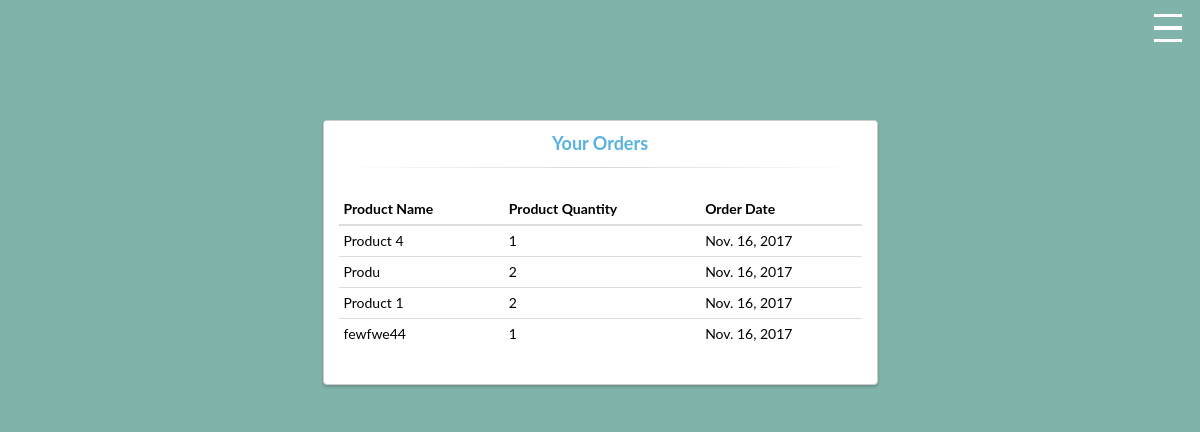
The app's page /myorders/ (signed in), older data.
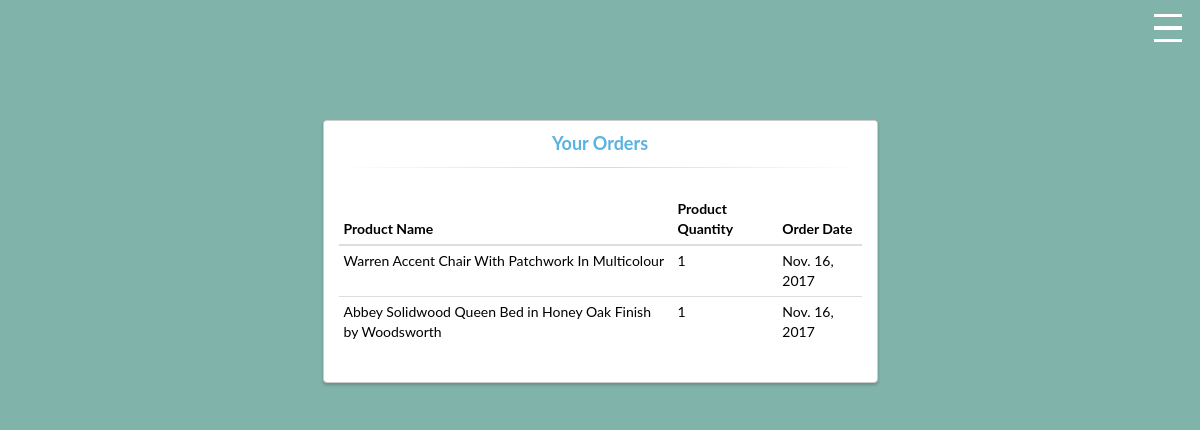
The same page, newer data.
### ecommerce/models.py (models this page shows, shortened)
class Orders(models.Model):
    user = models.ForeignKey(MyUser,on_delete=models.CASCADE)
    address = models.ForeignKey(Address,on_delete=models.CASCADE,null=True)
    product_ordered = models.ForeignKey(Product)
    product_quantity = models.PositiveIntegerField()
    order_place_date = models.DateField(timezone.now())
    is_complete = models.BooleanField(default=False)

class Product(models.Model):
    product_name = models.CharField("Product Name",max_length=100,unique=True)
    slug = models.SlugField(unique=True,max_length=100)
    product_price = models.FloatField()
    product_description = models.TextField()
    product_category = models.ManyToManyField('Category',related_name='category')
    product_quantity = models.PositiveIntegerField()
    sub_category = models.ForeignKey(Category_under_Category, on_delete=models.CASCADE,related_name='sub_category')
    def __str__(self):
        return self.product_name

### ecommerce/views.py (the view)
# urls.py: url(r'^myorders/$',MyOrder.as_view(),name='my_order')
class MyOrder(ListView):
    model = Orders
    template_name = 'ecommerce/myorders.html'
    def get_queryset(self):
        order =  get_list_or_404(Orders,user=self.request.user)
        return order
    def get_context_data(self, *args, **kwargs):
        context = super(MyOrder, self).get_context_data(**kwargs)
        context['orders_lists'] = self.get_queryset()
        return context

### ecommerce/templates/ecommerce/myorders.html (shortened to what this page needs)
<!DOCTYPE html>
{% load static %}
<html>
<head>
	<link rel="stylesheet" href="https://maxcdn.bootstrapcdn.com/bootstrap/3.3.7/css/bootstrap.min.css">
	<link rel="stylesheet" type="text/css" href="{% static 'ecommerce/css/main.css' %}">
	<link rel="stylesheet" type="text/css" href="{% static 'ecommerce/css/login.css' %}">
</head>
<body style="background-color: #80B3AA">
<label for="navcheck" aria-hidden="true" title="menu">
	<span class="burger">
		<span class="bar">
		</span>
	</span>
</label>
<div class="container" style="padding-top: 10%;">
    	<div class="row">
			<div class="col-md-6 col-md-offset-3">
				<div class="panel panel-login">
					<div class="panel-heading">
						<div class="row">
							<div class="col-xs-12">
								<a href="#" class="active" id="login-form-link">Your Orders</a>
							</div>
						</div>
						<hr>
					</div>
					<div class="panel-body">
						<div class="row">
							<div class="col-lg-12">
							{% if orders_lists %}
									<table class="table table-condensed" style="color:black">
									<thead>
									  <tr>
										<th>Product Name</th>
										<th>Product Quantity</th>
										<th>Order Date</th>
									  </tr>
									</thead>
									<tbody>
									{% for order in orders_lists %}
									<tr>
										<td>{{ order.product_ordered }}</td>
										<td>{{ order.product_quantity }}</td>
										<td>{{ order.order_place_date }}</td>
									  </tr>
									{% endfor %}
									</tbody>
								  </table>
								      {% else %}
									    <h1> You have not placed any order yet</h1>
									{% endif %}
							</div>
						</div>
					</div>
				</div>
			</div>
		</div>
	</div>
</body>
</html>

### ecommerce/static/ecommerce/css/main.css (style rules this page uses)
label { position: absolute; margin: 0; padding: 0; border: none; outline: none; background: none; cursor: pointer; }
label::before { position: fixed; z-index: 1; top: 0; left: 0; right: 0; bottom: 0; background-color: rgba(18, 67, 100, 0.6); content: ''; opacity: 0; pointer-events: none; transition: opacity 0.5s cubic-bezier(0.19, 1, 0.22, 1); }
label .burger { position: fixed; top: 1em; left: 1em; z-index: 3; width: 2em; height: 2em; margin: 0; padding: 0; transition: opacity 0.5s cubic-bezier(0.19, 1, 0.22, 1); margin-left: 95%; }
label .burger::before, label .burger .bar, label .burger::after { position: absolute; left: 0; display: block; width: 100%; height: 12%; background: white; content: ''; transition: all 0.5s cubic-bezier(0.19, 1, 0.22, 1); }
label .burger .bar { top: 44%; }
label .burger::before { top: 0; transform-origin: top left; }
label .burger::after { bottom: 0; transform-origin: bottom left; }
body { overflow-x: hidden; background: #fff; color: white; font-family: Lato, sans-serif; }

### ecommerce/static/ecommerce/css/login.css (style rules this page uses)
.panel-login { border-color: #ccc; -webkit-box-shadow: 0px 2px 3px 0px rgba(0,0,0,0.2); -moz-box-shadow: 0px 2px 3px 0px rgba(0,0,0,0.2); box-shadow: 0px 2px 3px 0px rgba(0,0,0,0.2); }
.panel-login>.panel-heading { color: #00415d; background-color: #fff; border-color: #fff; text-align:center; }
.panel-login>.panel-heading a { text-decoration: none; color: #666; font-weight: bold; font-size: 15px; -webkit-transition: all 0.1s linear; -moz-transition: all 0.1s linear; transition: all 0.1s linear; }
.panel-login>.panel-heading a.active { color: #59b2e0; font-size: 18px; }
.panel-login>.panel-heading hr { margin-top: 10px; margin-bottom: 0px; clear: both; border: 0; height: 1px; background-image: -webkit-linear-gradient(left,rgba(0, 0, 0, 0),rgba(0, 0, 0, 0.15),rgba(0, 0, 0, 0)); background-image: -moz-linear-gradient(left,rgba(0,0,0,0),rgba(0,0,0,0.15),rgba(0,0,0,0)); background-image: -ms-linear-gradient(left,rgba(0,0,0,0),rgba(0,0,0,0.15),rgba(0,0,0,0)); background-image: -o-linear-gradient(left,rgba(0,0,0,0),rgba(0,0,0,0.15),rgba(0,0,0,0)); }

Row changes from the older to the newer data that the page shows:
removed Orders: product_ordered "Product 4", product_quantity "1", order_place_date "Nov. 16, 2017"
removed Orders: product_ordered "Produ", product_quantity "2", order_place_date "Nov. 16, 2017"
removed Orders: product_ordered "Product 1", product_quantity "2", order_place_date "Nov. 16, 2017"
removed Orders: product_ordered "fewfwe44", product_quantity "1", order_place_date "Nov. 16, 2017"
added Orders: product_ordered "Warren Accent Chair With Patchwork In Multicolour", product_quantity "1", order_place_date "Nov. 16, 2017"
added Orders: product_ordered "Abbey Solidwood Queen Bed in Honey Oak Finish by Woodsworth", product_quantity "1", order_place_date "Nov. 16, 2017"
